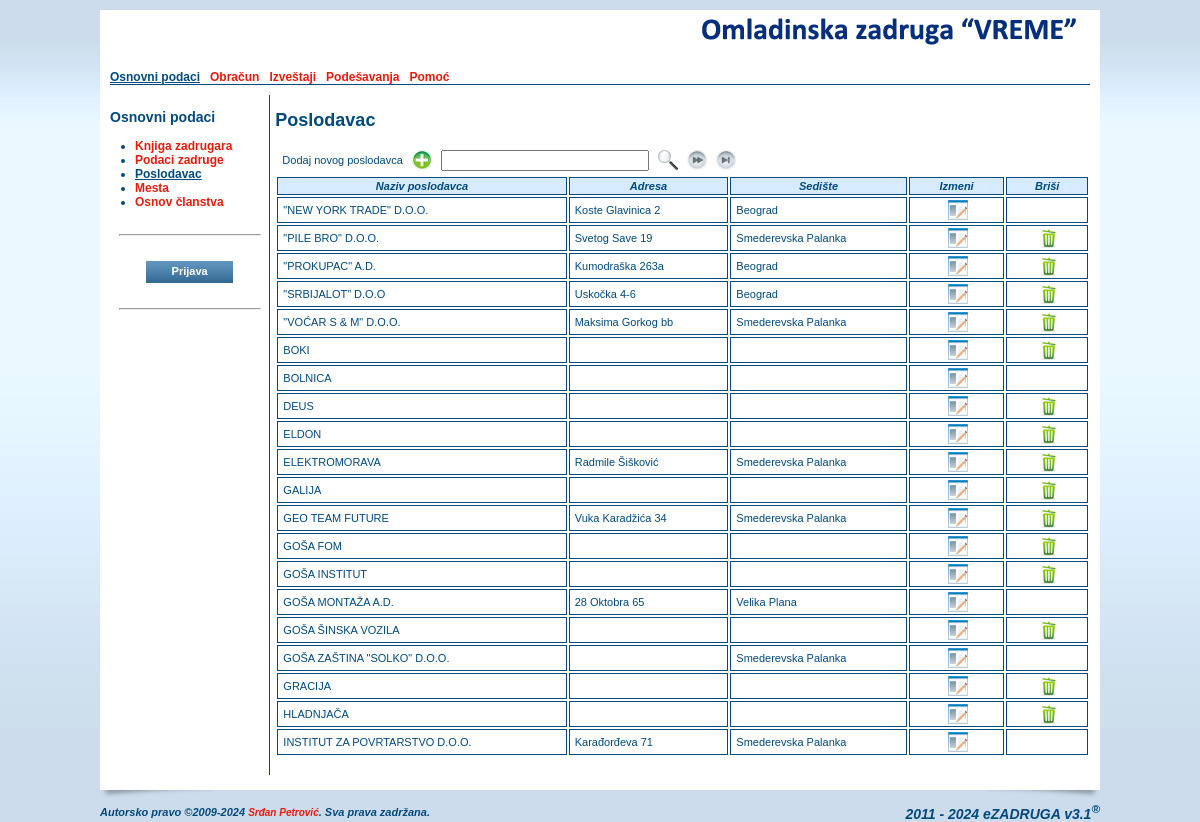
Page /poslodavac.php on the earlier database version.
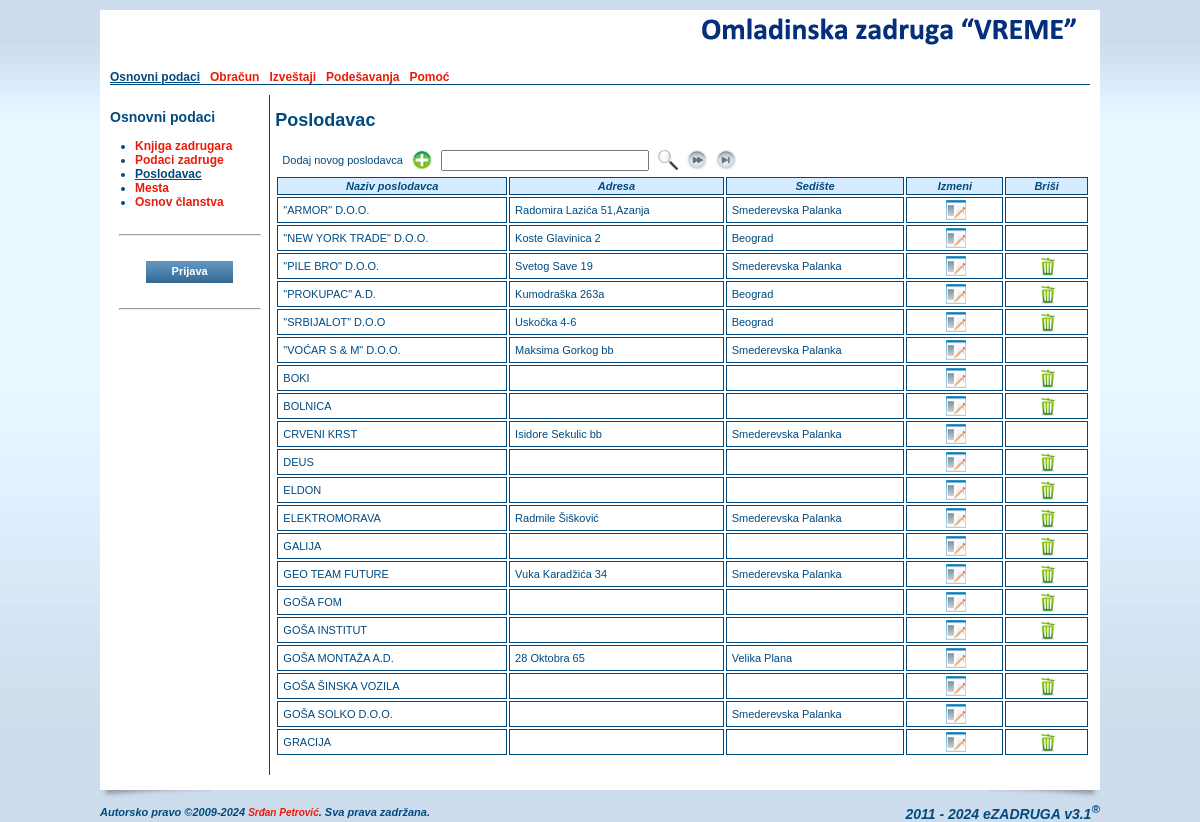
Same page on the later database version.
### tables this page shows
CREATE TABLE IF NOT EXISTS `oszcooperative` (
  `ID` smallint(6) NOT NULL AUTO_INCREMENT,
  `name` varchar(255) NOT NULL,
  `short` varchar(50) NOT NULL,
  `shortest` varchar(25) NOT NULL,
  `address` varchar(255) DEFAULT NULL,
  `IDPlace` smallint(6) DEFAULT NULL,
  `phone` varchar(20) DEFAULT NULL,
  `mobile` varchar(20) DEFAULT NULL,
  `fax` varchar(20) DEFAULT NULL,
  `email` varchar(255) DEFAULT NULL,
  `url` varchar(255) DEFAULT NULL,
  `account` varchar(255) DEFAULT NULL,
  `reference` varchar(255) NOT NULL,
  `pib` varchar(20) DEFAULT NULL,
  `idnumber` varchar(20) DEFAULT NULL,
  `activity` varchar(20) NOT NULL,
  `currentyear` varchar(4) NOT NULL,
  `contracthours` tinyint(4) NOT NULL DEFAULT '0',
  `memberhours` tinyint(4) NOT NULL DEFAULT '0',
  `headimage` varchar(255) DEFAULT NULL,
  `pdfimage` varchar(255) DEFAULT NULL,
  PRIMARY KEY (`ID`),
  KEY `name` (`name`),
  KEY `IDPlace` (`IDPlace`)
);

CREATE TABLE IF NOT EXISTS `oszmenu` (
  `ID` smallint(6) NOT NULL AUTO_INCREMENT,
  `title` varchar(70) NOT NULL,
  `link` varchar(255) NOT NULL,
  `root` smallint(6) NOT NULL DEFAULT '0',
  `sort` tinyint(4) DEFAULT NULL,
  `sub_item` tinyint(4) NOT NULL DEFAULT '-1',
  `show_admin` tinyint(4) NOT NULL DEFAULT '0',
  PRIMARY KEY (`ID`),
  KEY `title` (`title`),
  KEY `root` (`root`),
  KEY `link` (`link`)
);

CREATE TABLE IF NOT EXISTS `oszemployer` (
  `ID` smallint(6) NOT NULL AUTO_INCREMENT,
  `name` varchar(255) NOT NULL,
  `address` varchar(255) DEFAULT NULL,
  `IDPlace` smallint(6) DEFAULT NULL,
  `phone` varchar(20) DEFAULT NULL,
  `mobile` varchar(20) DEFAULT NULL,
  `fax` varchar(20) DEFAULT NULL,
  `email` varchar(255) DEFAULT NULL,
  `url` varchar(255) DEFAULT NULL,
  `account` varchar(255) DEFAULT NULL,
  `pib` varchar(20) DEFAULT NULL,
  `idnumber` varchar(20) DEFAULT NULL,
  PRIMARY KEY (`ID`),
  KEY `name` (`name`),
  KEY `IDPlace` (`IDPlace`)
);

### poslodavac.php (the view, shortened to what the rows shown need)
<?php
include_once('./header.php');
$where = "";
$query = mysql_query("SELECT COUNT(*) FROM oszemployer $where") or die(mysql_error());
$res = mysql_fetch_row($query);
$browsecount = $res[0];
$_from    = 0;
$_offs    = $GLOBALS["browse_count"];
$navigate = false;
if ($browsecount > $GLOBALS["browse_count"]) {
  $navigate   = true;
}
?>
              <h2><?=$GLOBALS["sectiontitle"];?></h2>
              <table cellpadding="2" cellspacing="2" border="0" class="table_browse" width="100%">
                <tr>
                  <th>Naziv poslodavca</th>
                  <th>Adresa</th>
                  <th>Sedište</th>
                  <th><?=$_LANG["sr"]["EDIT"];?></th>
                  <th><?=$_LANG["sr"]["DELETE"];?></th>
                </tr>
<?php
$query = mysql_query("SELECT ID, name FROM oszplace") or die(mysql_error());
$_grad = array();
while ($res = mysql_fetch_array($query)) {
  $_grad[$res["ID"]] = $res["name"];
}
if ($navigate)
  $query = mysql_query("SELECT ID, name, address, IDPlace FROM oszemployer $where ORDER BY name LIMIT $_from, $_offs") or die(mysql_error());
else
  $query = mysql_query("SELECT ID, name, address, IDPlace FROM oszemployer $where ORDER BY name") or die(mysql_error());
while ($res = mysql_fetch_array($query)) {
  $grad = "";
  if ($res["IDPlace"] > 0) $grad = $_grad[$res["IDPlace"]];
  $suma = mysql_query(sprintf("SELECT COUNT(ID) as ugovori FROM oszcontract$_currentyear WHERE IDEmployer = %d", $res["ID"])) or die(mysql_error());
  $suma = mysql_fetch_array($suma);
  $suma = $suma["ugovori"];
?>
                <tr>
                  <td><?=$res["name"];?>&nbsp;</td>
                  <td><?=$res["address"];?>&nbsp;</td>
                  <td><?=$grad;?>&nbsp;</td>
                  <td align="center"><a href="./poslodavacunos.php?id=<?=$res["ID"];?>"><img src="./images/form/edit.jpg" alt="<?=$_LANG["sr"]["EDIT"];?>" title="<?=$_LANG["sr"]["EDIT"];?>" /></a></td>
                  <td align="center">
<? if ($suma == 0) { ?>
                    <a href="./poslodavacunos.php?id=<?=$res["ID"];?>&act=del" onClick="javascript: return confirmDelete('<?=$_LANG["sr"]["CONFIRM_DELETE_COMPANY_JOB"];?>');"><img src="./images/form/del.jpg" alt="<?=$_LANG["sr"]["DELETE"];?>" title="<?=$_LANG["sr"]["DELETE"];?>" /></a>
<? } else echo '&nbsp;'; ?>
                  </td>
                </tr>
<? } ?>
              </table>
<?php
include_once('./footer.php');
?>

### header.php (shortened to what the rows shown need)
<?php
require_once('./include/c_session.php');
require_once('./lang/sr.php');
if (!isset($_session))
{
  $_session = new c_Session;
}
$_esettings = $_session->_getSettings();
if (count($_esettings) == 0) {
  $query = mysql_query("select * from esettings where ID > 0 LIMIT 1") or die(mysql_error());
  $_esettings = mysql_fetch_array($query);
}
$_oszcooperative = $_session->_getCooperative();
if (count($_oszcooperative) == 0) {
  $query = mysql_query("select * from oszcooperative where ID > 0 LIMIT 1") or die(mysql_error());
  $_oszcooperative = mysql_fetch_array($query);
}
$_currentyear = $_session->_getCurrentYear();
$_timescale   = $_session->_getTimeScale();
$forSelf = explode("/", $_SERVER['PHP_SELF']);
$_self   = $forSelf[count($forSelf)-1];
$_menu   = array();
$_root   = 0;
$_father = 0;
$_this   = 0;
$_index  = false;
$query = mysql_query("SELECT * FROM oszmenu ORDER BY root, sort") or die(mysql_error());
while ($res = mysql_fetch_array($query)) {
  if ($_self == trim($res['link'])) {
    $_this    = $res['ID'];
    $_father  = $res['root'];
  }
  if ($res['root'] > 0) {
    foreach($_menu[0] as $key => $menu) {
      if ($key == $res['root']) {
        $_menu[0][$key]['submenu'][$res['ID']] = array(
        "ID"        => $res['ID'],
        "title"     => $res['title'],
        "link"      => $res['link'],
        "root"      => $res['root'],
        "sort"      => $res['sort'],
        "sub_item"  => $res['sub_item'],
        "show_admin"=> $res['show_admin']
        );
      }
    }
  } else {
    $_menu[0][$res['ID']] = array(
      "ID"    => $res['ID'],
      "title" => $res['title'],
      "link"  => $res['link'],
      "root"  => $res['root'],
      "sort"      => $res['sort'],
      "sub_item"  => $res['sub_item'],
      "show_admin"=> $res['show_admin']
    );
  }
}
?>
<!DOCTYPE html PUBLIC "-//W3C//DTD XHTML 1.0 Transitional//EN" "http://www.w3.org/TR/xhtml1/DTD/xhtml1-transitional.dtd">
<html xmlns="http://www.w3.org/1999/xhtml" >
  <head>
    <link href="./css/style.css" rel="stylesheet" type="text/css">
    <link href="./css/calendar.css" rel="stylesheet" type="text/css">
  </head>
<?php
if (isset($preload_image) && is_array($preload_image)) {
  $strOnLoad = "javascript:MM_preloadImages(";
  $start = true;
  foreach($preload_image as $_image) {
    if ($start)
    {
      $start = false;
      $strOnLoad .= "'". $_image."'";
    } else $strOnLoad .= ",'". $_image."'";
  }
?>
  <body OnLoad="<?=$strOnLoad;?>">
<?php
} else {
?>
  <body>
<?php
}
?>
    <div class="main_content_location" align="center" valign="top">
      <table cellpadding="0" cellspacing="0" border="0">
        <tr>
          <td colspan="2" valign="top">
            <table cellpadding="0" cellspacing="0" border="0" class="content_all">
              <tr>
                <td class="content_main" valign="top">
                    <table cellpadding="0" cellspacing="0" border="0" class="content_main">
                      <tr>
                        <td>
                          <table cellpadding="0" cellspacing="0" border="0" class="header">
                            <tr>
                              <td align="right" valign="top" class="header_right">
                                <a href="./index.php">
<?php if (isset($_esettings["custom_head"]) && $_esettings["custom_head"] && isset($_oszcooperative["headimage"]) && file_exists($_oszcooperative["headimage"])) { ?>
                                  <img src="<?=$_oszcooperative["headimage"];?>" alt="<?=$_LANG["sr"]["MAIN_IMAGE_ALT"];?>" title="<?=$_LANG["sr"]["MAIN_IMAGE_ALT"];?>" />
<?php } else { ?>
                                  <img src="./images/ezadruga_logo.png" alt="<?=$_LANG["sr"]["MAIN_IMAGE_ALT"];?>" title="<?=$_LANG["sr"]["MAIN_IMAGE_ALT"];?>" />
<?php } ?>
                                </a>
                              </td>
                            </tr>
                            <tr>
                              <td class="main_menu" colspan="2">
<?
  foreach ($_menu[0] as $key => $menu) {
    if (intval($menu["sort"]) > 0) {
      if ($key == $_father || $key == $_root){
        if ($_menu[0][$key]["show_admin"] && $GLOBALS["admin"]) {
?>
                                <a href="./<?=$_menu[0][$key]["link"];?>" class="main_menu_selected"><?=$_menu[0][$key]["title"];?></a> &nbsp;
<?
        } else {
?>
                                <a href="./<?=$_menu[0][$key]["link"];?>" class="main_menu_selected"><?=$_menu[0][$key]["title"];?></a> &nbsp;
<?
        }
      } else {
        if ($_menu[0][$key]["show_admin"] && $GLOBALS["admin"]) {
?>
                                <a href="./<?=$_menu[0][$key]["link"];?>"><?=$_menu[0][$key]["title"];?></a> &nbsp;
<?
        } else {
?>
                                <a href="./<?=$_menu[0][$key]["link"];?>"><?=$_menu[0][$key]["title"];?></a> &nbsp;
<?
        }
      }
    }
  }
?>
                              </td>
                          </table>
                        </td>
                      </tr>
                      <tr>
                        <td valign="top">
                          <table cellpadding="0" cellspacing="0" border="0" class="main_content">
                            <tr>
                              <td class="left_menu" valign="top">
<?php
if (!$_index) {
?>
                                <ul>
<?php
  $sub_item = -1;
  if ($_root > 0) {
    foreach($_menu[0][$_root]['submenu'] as $key => $menu) {
      if (intval($_menu[0][$_root]['submenu'][$key]["sub_item"]) > 0 && $_this == $key) $sub_item = intval($_menu[0][$_root]['submenu'][$key]["sub_item"]);
      if (intval($_menu[0][$_root]['submenu'][$key]["sort"]) > 0)
      {
        if ($key == $_father || $key == $sub_item) {
          if ($_menu[0][$_root]['submenu'][$key]["show_admin"] && $GLOBALS["admin"]) {
?>
                                  <li><a href="<?=$_menu[0][$_root]['submenu'][$key]["link"];?>" class="main_menu_selected"><?=$_menu[0][$_root]['submenu'][$key]["title"];?></a></li>
<?
          } elseif (!$_menu[0][$_root]['submenu'][$key]["show_admin"]) {
?>
                                  <li><a href="<?=$_menu[0][$_root]['submenu'][$key]["link"];?>" class="main_menu_selected"><?=$_menu[0][$_root]['submenu'][$key]["title"];?></a></li>
<?php
          }
        } else {
          if ($_menu[0][$_root]['submenu'][$key]["show_admin"] && $GLOBALS["admin"]) {
?>
                                  <li><a href="<?=$_menu[0][$_root]['submenu'][$key]["link"];?>"><?=$_menu[0][$_root]['submenu'][$key]["title"];?></a></li>
<?
          } elseif (!$_menu[0][$_root]['submenu'][$key]["show_admin"]) {
?>
                                  <li><a href="<?=$_menu[0][$_root]['submenu'][$key]["link"];?>"><?=$_menu[0][$_root]['submenu'][$key]["title"];?></a></li>
<?php
          }
        }
      }
    }
  } else {
    if ($_father > 0) {
      foreach($_menu[0][$_father]['submenu'] as $key => $menu) {
        if (intval($_menu[0][$_father]['submenu'][$key]["sort"]) > 0)
        {
          if ($key == $_this || $key == $sub_item) {
            if ($_menu[0][$_father]['submenu'][$key]["show_admin"] && $GLOBALS["admin"]) {
?>
                                  <li><a href="<?=$_menu[0][$_father]['submenu'][$key]["link"];?>" class="main_menu_selected"><?=$_menu[0][$_father]['submenu'][$key]["title"];?></a></li>
<?
          } elseif (!$_menu[0][$_father]['submenu'][$key]["show_admin"]) {
?>
                                  <li><a href="<?=$_menu[0][$_father]['submenu'][$key]["link"];?>" class="main_menu_selected"><?=$_menu[0][$_father]['submenu'][$key]["title"];?></a></li>
<?
            }
          } else {
            if ($_menu[0][$_father]['submenu'][$key]["show_admin"] && $GLOBALS["admin"]) {
?>
                                  <li><a href="<?=$_menu[0][$_father]['submenu'][$key]["link"];?>"><?=$_menu[0][$_father]['submenu'][$key]["title"];?></a></li>
<?
          } elseif (!$_menu[0][$_father]['submenu'][$key]["show_admin"]) {
?>
                                  <li><a href="<?=$_menu[0][$_father]['submenu'][$key]["link"];?>"><?=$_menu[0][$_father]['submenu'][$key]["title"];?></a></li>
<?
            }
          }
        }
      }
    }
  }
?>
                                </ul>
<?
} else {
?>
<?php
}
?>
                              </td>
                              <td style="width:830px;padding-left:5px;" valign="top">

Differences in the rows shown:
no longer on this page (row unchanged): oszemployer: name "HLADNJAČA"
no longer on this page (row unchanged): oszemployer: name "INSTITUT ZA POVRTARSTVO D.O.O.", address "Karađorđeva 71", IDPlace "Smederevska Palanka"
added oszemployer: name "\"ARMOR\" D.O.O.", address "Radomira Lazića 51,Azanja", IDPlace "Smederevska Palanka"
added oszemployer: name "CRVENI KRST", address "Isidore Sekulic bb", IDPlace "Smederevska Palanka"
changed oszemployer: name "GOŠA ZAŠTINA \"SOLKO\" D.O.O." → "GOŠA SOLKO D.O.O."
